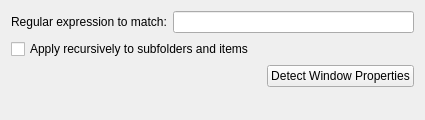
<?xml version="1.0" encoding="UTF-8"?>
<ui version="4.0">
 <class>Form</class>
 <widget class="QWidget" name="Form">
  <property name="geometry">
   <rect>
    <x>0</x>
    <y>0</y>
    <width>425</width>
    <height>120</height>
   </rect>
  </property>
  <property name="windowTitle">
   <string>Form</string>
  </property>
  <layout class="QVBoxLayout" name="verticalLayout">
   <item>
    <layout class="QHBoxLayout" name="horizontalLayout">
     <item>
      <widget class="QLabel" name="label_2">
       <property name="text">
        <string>Regular expression to match:</string>
       </property>
      </widget>
     </item>
     <item>
      <widget class="QLineEdit" name="triggerRegexLineEdit">
       <property name="toolTip">
        <string>Window title</string>
       </property>
       <property name="whatsThis">
        <string>Enter a regular expression that matches the title of windows in which you want this item to trigger.</string>
       </property>
       <property name="urlDropsEnabled">
        <bool>false</bool>
       </property>
       <property name="showClearButton" stdset="0">
        <bool>true</bool>
       </property>
      </widget>
     </item>
    </layout>
   </item>
   <item>
    <widget class="QCheckBox" name="recursiveCheckBox">
     <property name="text">
      <string>Apply recursively to subfolders and items</string>
     </property>
    </widget>
   </item>
   <item>
    <layout class="QHBoxLayout" name="horizontalLayout_2">
     <item>
      <spacer name="horizontalSpacer">
       <property name="orientation">
        <enum>Qt::Horizontal</enum>
       </property>
       <property name="sizeHint" stdset="0">
        <size>
         <width>40</width>
         <height>20</height>
        </size>
       </property>
      </spacer>
     </item>
     <item>
      <widget class="QPushButton" name="detectButton">
       <property name="text">
        <string>Detect Window Properties</string>
       </property>
      </widget>
     </item>
    </layout>
   </item>
   <item>
    <widget class="QFrame" name="kseparator"/>
   </item>
  </layout>
 </widget>
 <resources/>
 <connections/>
</ui>
